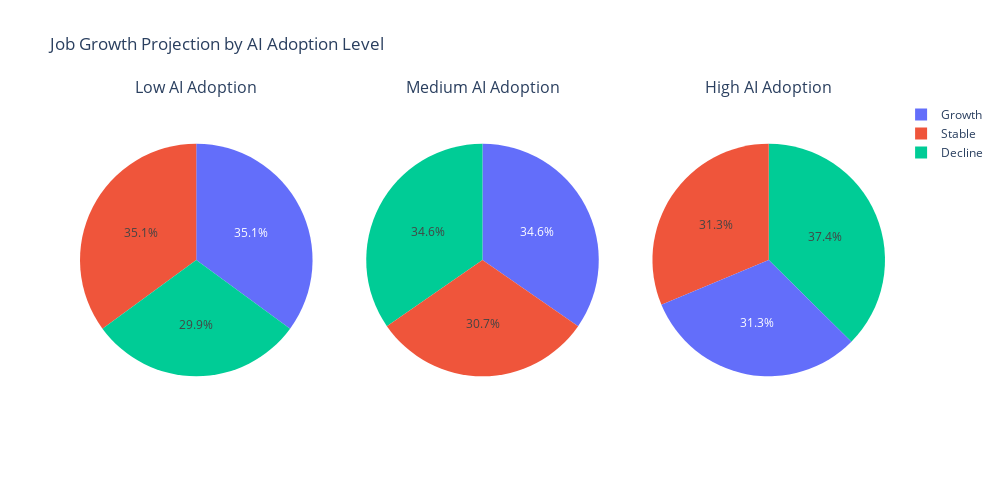

Notebook code for this chart:
### Code cell
# Job Growth Projection by AI Adoption

# Define levels of AI Adoption
levels = ['Low', 'Medium', 'High']

fig = make_subplots(rows=1, cols=3, specs=[[{'type':'domain'}] * 3], subplot_titles=[f"{level} AI Adoption" for level in levels])

# Loop through each level and plot pie chart
for i, level in enumerate(levels):
  counts = automation_job_market_df[automation_job_market_df['AI_Adoption_Level'] == level]['Job_Growth_Projection'].value_counts()

  if not counts.empty:
    fig.add_trace(
        go.Pie(labels=counts.index, values=counts.values, name=level),
        row=1, col=i+1
    )

  else:
    print(f"No data for {level}")

# Update layout
fig.update_layout(title_text='Job Growth Projection by AI Adoption Level', height=500, width=1000)
fig.show()

### Figure 1 — Plotly figure (JSON) as saved in the notebook; plotly's stock layout.template omitted (floating-point values rounded to 4 significant figures)
{"data": [{"domain": {"x": [0, 0.2889], "y": [0, 1]}, "labels": ["Growth", "Stable", "Decline"], "name": "Low", "type": "pie", "values": [61, 61, 52]}, {"domain": {"x": [0.3556, 0.6444], "y": [0, 1]}, "labels": ["Growth", "Decline", "Stable"], "name": "Medium", "type": "pie", "values": [62, 62, 55]}, {"domain": {"x": [0.7111, 1], "y": [0, 1]}, "labels": ["Decline", "Stable", "Growth"], "name": "High", "type": "pie", "values": [55, 46, 46]}], "layout": {"annotations": [{"font": {"size": 16}, "showarrow": false, "text": "Low AI Adoption", "x": 0.1444, "xanchor": "center", "xref": "paper", "y": 1, "yanchor": "bottom", "yref": "paper"}, {"font": {"size": 16}, "showarrow": false, "text": "Medium AI Adoption", "x": 0.5, "xanchor": "center", "xref": "paper", "y": 1, "yanchor": "bottom", "yref": "paper"}, {"font": {"size": 16}, "showarrow": false, "text": "High AI Adoption", "x": 0.8556, "xanchor": "center", "xref": "paper", "y": 1, "yanchor": "bottom", "yref": "paper"}], "height": 500, "title": {"text": "Job Growth Projection by AI Adoption Level"}, "width": 1000}}
